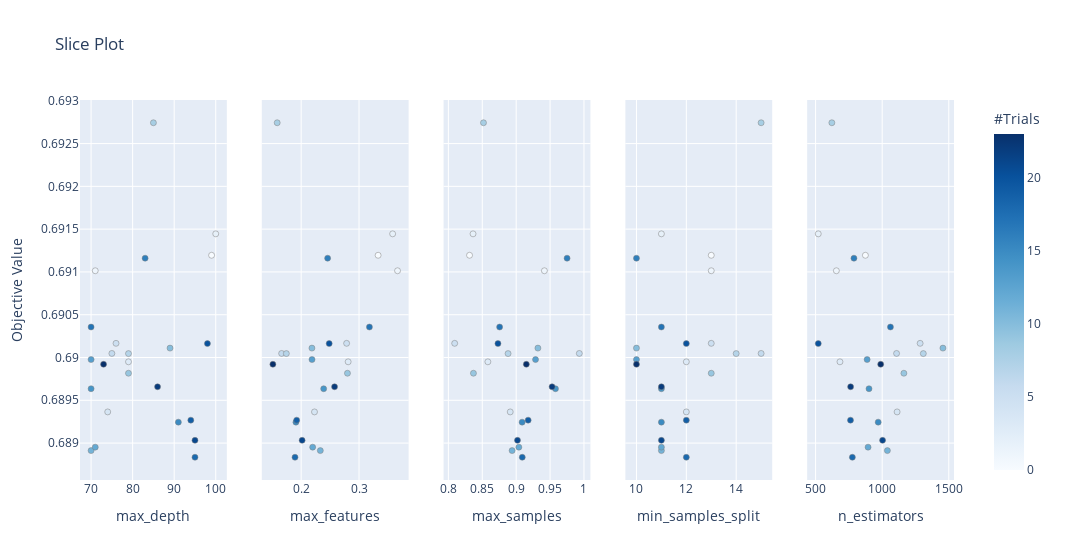

Notebook source saved alongside this figure:
### Code cell
plot_slice(rf_study)

### Figure 1 — Plotly figure (JSON) as saved in the notebook; plotly's stock layout.template omitted (floating-point values rounded to 4 significant figures)
{"data": [{"marker": {"color": [0, 1, 2, 3, 4, 5, 6, 7, 8, 9, 10, 11, 12, 13, 14, 15, 16, 17, 18, 19, 20, 21, 22, 23], "colorbar": {"title": {"text": "#Trials"}, "x": 1, "xpad": 40}, "colorscale": [[0, "rgb(247,251,255)"], [0.125, "rgb(222,235,247)"], [0.25, "rgb(198,219,239)"], [0.375, "rgb(158,202,225)"], [0.5, "rgb(107,174,214)"], [0.625, "rgb(66,146,198)"], [0.75, "rgb(33,113,181)"], [0.875, "rgb(8,81,156)"], [1, "rgb(8,48,107)"]], "line": {"color": "Grey", "width": 0.5}, "showscale": true}, "mode": "markers", "showlegend": false, "type": "scatter", "x": [99, 71, 100, 79, 74, 76, 75, 79, 85, 79, 89, 70, 71, 70, 70, 91, 83, 70, 95, 94, 98, 95, 86, 73], "xaxis": "x", "y": [0.6912, 0.691, 0.6914, 0.6899, 0.6894, 0.6902, 0.69, 0.69, 0.6927, 0.6898, 0.6901, 0.6889, 0.689, 0.69, 0.6896, 0.6892, 0.6912, 0.6904, 0.6888, 0.6893, 0.6902, 0.689, 0.6897, 0.6899], "yaxis": "y"}, {"marker": {"color": [0, 1, 2, 3, 4, 5, 6, 7, 8, 9, 10, 11, 12, 13, 14, 15, 16, 17, 18, 19, 20, 21, 22, 23], "colorbar": {"title": {"text": "#Trials"}, "x": 1, "xpad": 40}, "colorscale": [[0, "rgb(247,251,255)"], [0.125, "rgb(222,235,247)"], [0.25, "rgb(198,219,239)"], [0.375, "rgb(158,202,225)"], [0.5, "rgb(107,174,214)"], [0.625, "rgb(66,146,198)"], [0.75, "rgb(33,113,181)"], [0.875, "rgb(8,81,156)"], [1, "rgb(8,48,107)"]], "line": {"color": "Grey", "width": 0.5}, "showscale": false}, "mode": "markers", "showlegend": false, "type": "scatter", "x": [0.333, 0.3665, 0.3581, 0.2812, 0.223, 0.2786, 0.1663, 0.1744, 0.1586, 0.28, 0.2186, 0.2331, 0.2199, 0.2187, 0.2389, 0.1909, 0.2457, 0.3179, 0.1894, 0.1922, 0.2484, 0.2016, 0.2577, 0.1511], "xaxis": "x2", "y": [0.6912, 0.691, 0.6914, 0.6899, 0.6894, 0.6902, 0.69, 0.69, 0.6927, 0.6898, 0.6901, 0.6889, 0.689, 0.69, 0.6896, 0.6892, 0.6912, 0.6904, 0.6888, 0.6893, 0.6902, 0.689, 0.6897, 0.6899], "yaxis": "y2"}, {"marker": {"color": [0, 1, 2, 3, 4, 5, 6, 7, 8, 9, 10, 11, 12, 13, 14, 15, 16, 17, 18, 19, 20, 21, 22, 23], "colorbar": {"title": {"text": "#Trials"}, "x": 1, "xpad": 40}, "colorscale": [[0, "rgb(247,251,255)"], [0.125, "rgb(222,235,247)"], [0.25, "rgb(198,219,239)"], [0.375, "rgb(158,202,225)"], [0.5, "rgb(107,174,214)"], [0.625, "rgb(66,146,198)"], [0.75, "rgb(33,113,181)"], [0.875, "rgb(8,81,156)"], [1, "rgb(8,48,107)"]], "line": {"color": "Grey", "width": 0.5}, "showscale": false}, "mode": "markers", "showlegend": false, "type": "scatter", "x": [0.8312, 0.9416, 0.8364, 0.8582, 0.8912, 0.8093, 0.9931, 0.888, 0.8518, 0.837, 0.932, 0.894, 0.9039, 0.9285, 0.958, 0.9088, 0.975, 0.8756, 0.909, 0.9177, 0.8731, 0.9019, 0.9529, 0.915], "xaxis": "x3", "y": [0.6912, 0.691, 0.6914, 0.6899, 0.6894, 0.6902, 0.69, 0.69, 0.6927, 0.6898, 0.6901, 0.6889, 0.689, 0.69, 0.6896, 0.6892, 0.6912, 0.6904, 0.6888, 0.6893, 0.6902, 0.689, 0.6897, 0.6899], "yaxis": "y3"}, {"marker": {"color": [0, 1, 2, 3, 4, 5, 6, 7, 8, 9, 10, 11, 12, 13, 14, 15, 16, 17, 18, 19, 20, 21, 22, 23], "colorbar": {"title": {"text": "#Trials"}, "x": 1, "xpad": 40}, "colorscale": [[0, "rgb(247,251,255)"], [0.125, "rgb(222,235,247)"], [0.25, "rgb(198,219,239)"], [0.375, "rgb(158,202,225)"], [0.5, "rgb(107,174,214)"], [0.625, "rgb(66,146,198)"], [0.75, "rgb(33,113,181)"], [0.875, "rgb(8,81,156)"], [1, "rgb(8,48,107)"]], "line": {"color": "Grey", "width": 0.5}, "showscale": false}, "mode": "markers", "showlegend": false, "type": "scatter", "x": [13, 13, 11, 12, 12, 13, 15, 14, 15, 13, 10, 11, 11, 10, 11, 11, 10, 11, 12, 12, 12, 11, 11, 10], "xaxis": "x4", "y": [0.6912, 0.691, 0.6914, 0.6899, 0.6894, 0.6902, 0.69, 0.69, 0.6927, 0.6898, 0.6901, 0.6889, 0.689, 0.69, 0.6896, 0.6892, 0.6912, 0.6904, 0.6888, 0.6893, 0.6902, 0.689, 0.6897, 0.6899], "yaxis": "y4"}, {"marker": {"color": [0, 1, 2, 3, 4, 5, 6, 7, 8, 9, 10, 11, 12, 13, 14, 15, 16, 17, 18, 19, 20, 21, 22, 23], "colorbar": {"title": {"text": "#Trials"}, "x": 1, "xpad": 40}, "colorscale": [[0, "rgb(247,251,255)"], [0.125, "rgb(222,235,247)"], [0.25, "rgb(198,219,239)"], [0.375, "rgb(158,202,225)"], [0.5, "rgb(107,174,214)"], [0.625, "rgb(66,146,198)"], [0.75, "rgb(33,113,181)"], [0.875, "rgb(8,81,156)"], [1, "rgb(8,48,107)"]], "line": {"color": "Grey", "width": 0.5}, "showscale": false}, "mode": "markers", "showlegend": false, "type": "scatter", "x": [874, 656, 520, 683, 1112, 1285, 1108, 1309, 622, 1163, 1456, 1039, 894, 887, 901, 970, 788, 1062, 776, 762, 520, 1003, 763, 989], "xaxis": "x5", "y": [0.6912, 0.691, 0.6914, 0.6899, 0.6894, 0.6902, 0.69, 0.69, 0.6927, 0.6898, 0.6901, 0.6889, 0.689, 0.69, 0.6896, 0.6892, 0.6912, 0.6904, 0.6888, 0.6893, 0.6902, 0.689, 0.6897, 0.6899], "yaxis": "y5"}], "layout": {"title": {"text": "Slice Plot"}, "width": 1500, "xaxis": {"anchor": "y", "domain": [0, 0.168], "title": {"text": "max_depth"}}, "xaxis2": {"anchor": "y2", "domain": [0.208, 0.376], "title": {"text": "max_features"}}, "xaxis3": {"anchor": "y3", "domain": [0.416, 0.584], "title": {"text": "max_samples"}}, "xaxis4": {"anchor": "y4", "domain": [0.624, 0.792], "title": {"text": "min_samples_split"}}, "xaxis5": {"anchor": "y5", "domain": [0.832, 1], "title": {"text": "n_estimators"}}, "yaxis": {"anchor": "x", "domain": [0, 1], "title": {"text": "Objective Value"}}, "yaxis2": {"anchor": "x2", "domain": [0, 1], "matches": "y", "showticklabels": false}, "yaxis3": {"anchor": "x3", "domain": [0, 1], "matches": "y", "showticklabels": false}, "yaxis4": {"anchor": "x4", "domain": [0, 1], "matches": "y", "showticklabels": false}, "yaxis5": {"anchor": "x5", "domain": [0, 1], "matches": "y", "showticklabels": false}}}
